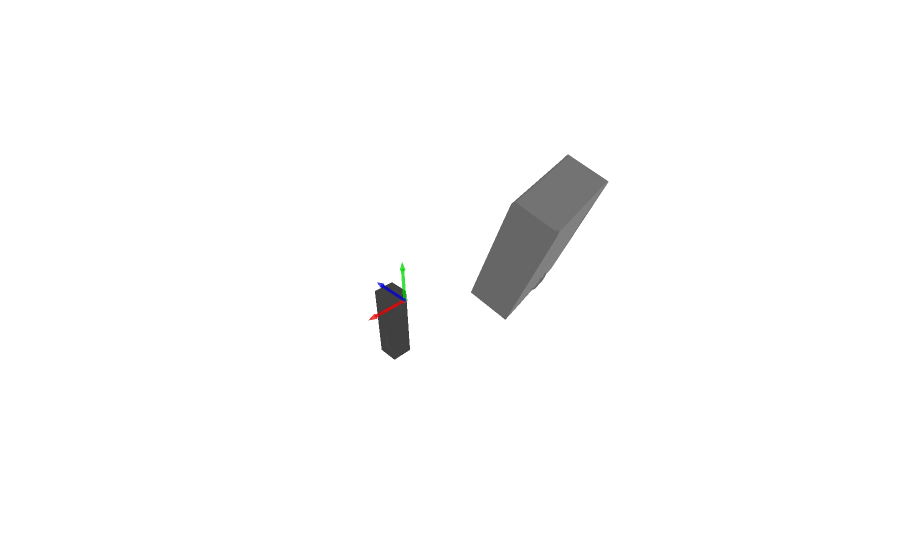

Notebook code for this chart:
### Markdown cell above
Render Scene

### Code cell
import open3d as o3d
character_placeholder = get_character_placeholder()
coordinate_frame = o3d.geometry.TriangleMesh.create_coordinate_frame(size=0.5, origin=[0, 0, 0])

scene_meshes = adjusted_meshes

render_scene(scene_meshes + [character_placeholder, coordinate_frame])

### Figure 1 — Plotly figure (JSON) as saved in the notebook; plotly's stock layout.template omitted (floating-point values rounded to 4 significant figures; data arrays with more than 128 entries replaced by an {"elided": "..."} marker saying what was removed)
{"data": [{"i": {"elided": "12312 int values"}, "j": {"elided": "12312 int values"}, "k": {"elided": "12312 int values"}, "opacity": 0.5, "type": "mesh3d", "vertexcolor": [], "x": {"elided": "6865 float values"}, "y": {"elided": "6865 float values"}, "z": {"elided": "6865 float values"}}, {"i": [4, 4, 0, 2, 0, 1, 1, 1, 2, 2, 0, 1], "j": [7, 6, 2, 6, 1, 3, 5, 7, 3, 7, 4, 4], "k": [5, 7, 4, 4, 2, 2, 7, 3, 7, 6, 1, 5], "opacity": 0.5, "type": "mesh3d", "vertexcolor": [[0.0, 0.0, 0.0], [0.0, 0.0, 0.0], [0.0, 0.0, 0.0], [0.0, 0.0, 0.0], [0.0, 0.0, 0.0], [0.0, 0.0, 0.0], [0.0, 0.0, 0.0], [0.0, 0.0, 0.0]], "x": [-0.125, 0.125, -0.125, 0.125, -0.125, 0.125, -0.125, 0.125], "y": [-0.125, -0.125, -0.375, -0.375, -0.125, -0.125, -0.375, -0.375], "z": [-0.9, -0.9, -0.9, -0.9, 0.0, 0.0, 0.0, 0.0]}, {"i": {"elided": "2240 int values"}, "j": {"elided": "2240 int values"}, "k": {"elided": "2240 int values"}, "opacity": 0.5, "type": "mesh3d", "vertexcolor": {"elided": "1134x3 float values"}, "x": {"elided": "1134 float values"}, "y": {"elided": "1134 float values"}, "z": {"elided": "1134 float values"}}], "layout": {"scene": {"xaxis": {"visible": false}, "yaxis": {"visible": false}, "zaxis": {"visible": false}}}}
